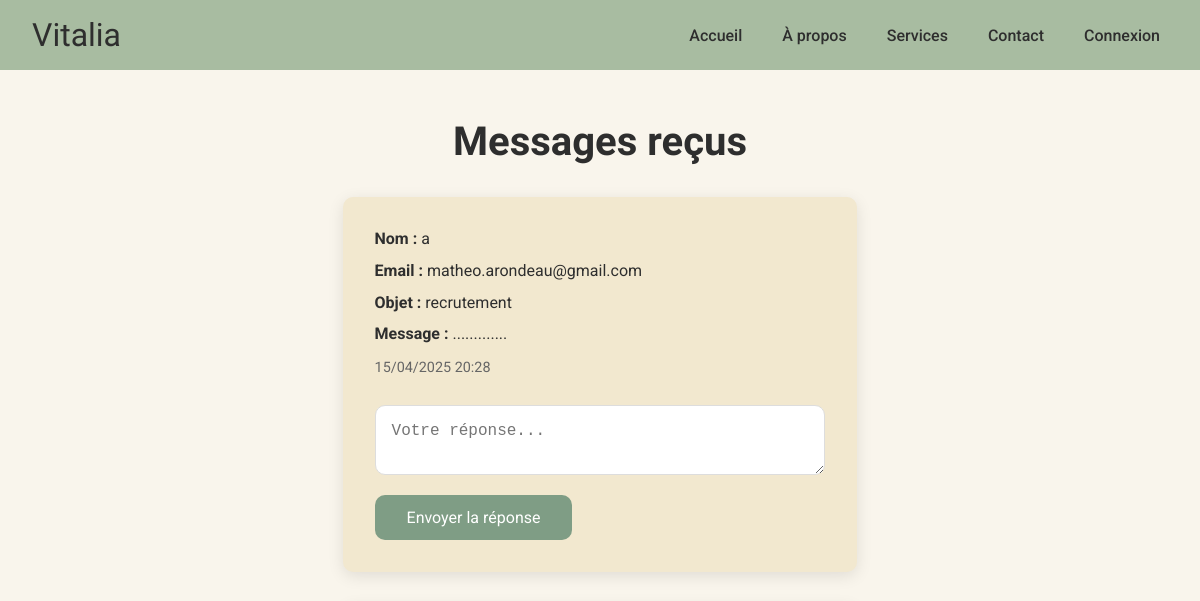
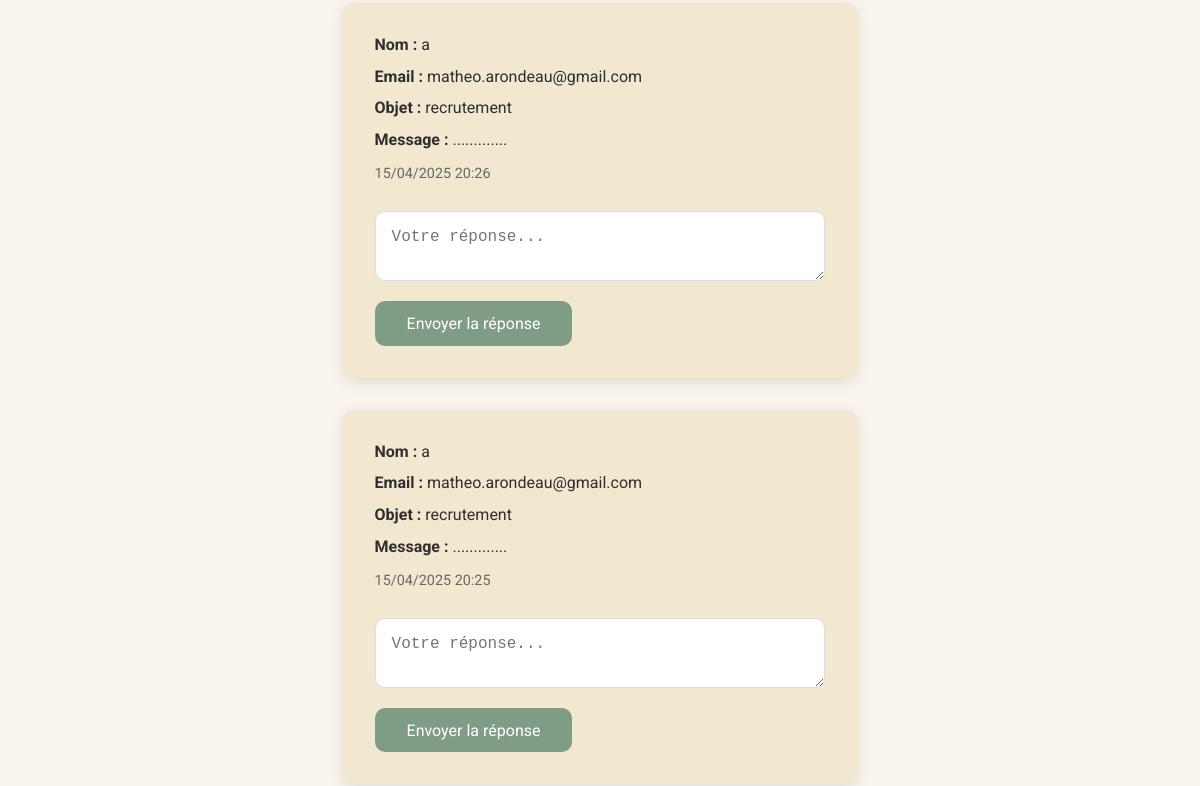
Before: /messages/ (upper part) with the older database file (2 pictures, top to bottom).
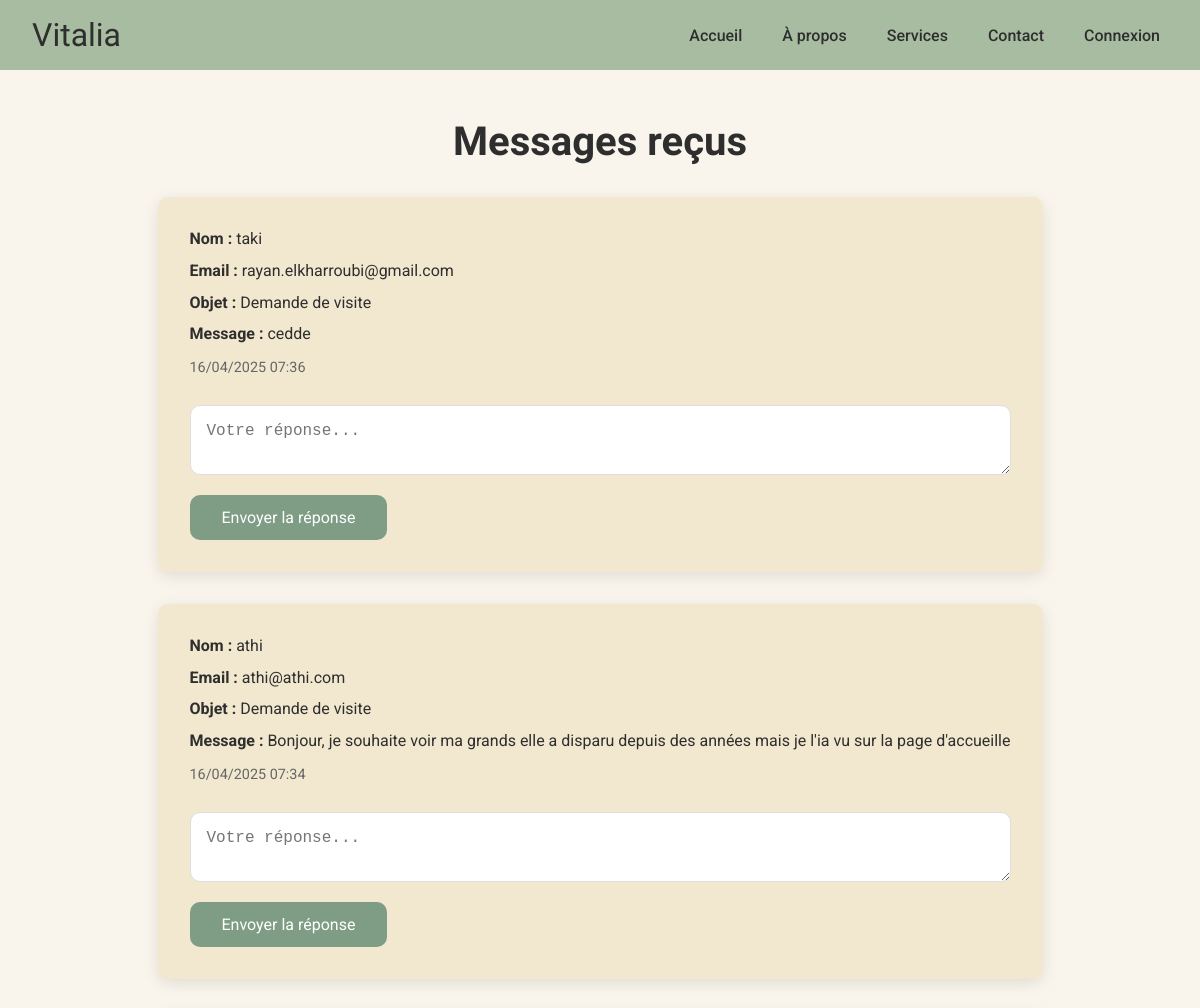
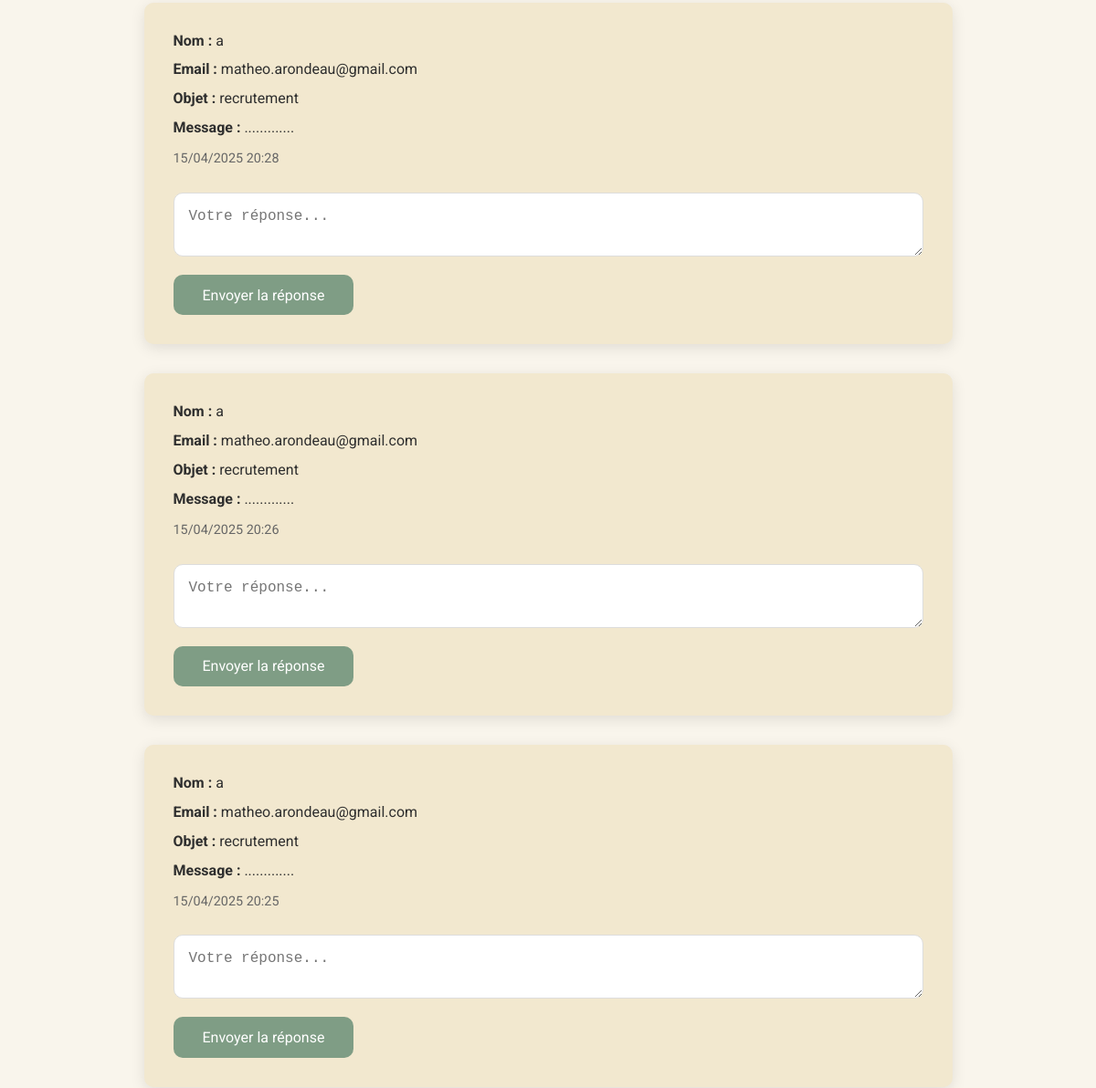
After: the same page with the newer database file (2 pictures, top to bottom).
### vitalia_app/models/MessageContact.py (models this page shows, shortened)
class MessageContact(models.Model):
    OBJETS = [
        ('info', 'Demande d’informations'),
        ('visite', 'Demande de visite'),
        ('admission', 'Demande d’admission'),
        ('autre', 'Autre'),
    ]
    nom = models.CharField(max_length=100)
    email = models.EmailField()
    objet = models.CharField(max_length=20, choices=OBJETS)
    message = models.TextField()
    date_envoi = models.DateTimeField(auto_now_add=True)

### vitalia_app/views.py (the view)
# urls.py: path('messages/', message_admin, name = 'message_admin'),
def message_admin(request):
    messages = MessageContact.objects.order_by('-date_envoi') # "-" pour afficher les messgaes du plus récent au plus ancien
    return render(request, 'vitalia_app/message_admin.html', {'messages': messages})

### vitalia_app/templates/vitalia_app/message_admin.html (shortened to what this page needs)
<!DOCTYPE html>
<html lang="fr">
<head>
  {% load static %}
  <link rel="stylesheet" href="{% static 'vitalia_app/css/message_admin.css' %}">
</head>
<body>
  <header>
    <div class="logo">Vitalia</div>
    <nav>
      <ul>
        <li><a href="/">Accueil</a></li>
        <li><a href="/a_propos">À propos</a></li>
        <li><a href="#">Services</a></li>
        <li><a href="/contact">Contact</a></li>
        {% if user.is_authenticated %}
        <li><a href="{% url 'deconnexion' %}">Déconnexion</a></li>
        {% else %}
        <li><a href="{% url 'connexion' %}">Connexion</a></li>
        {% endif %}
      </ul>
    </nav>
  </header>
  <main>
    <h1>Messages reçus</h1>
    <div class="messages-container">
      {% for msg in messages %}
        <div class="message-card">
          <p><strong>Nom :</strong> {{ msg.nom }}</p>
          <p><strong>Email :</strong> {{ msg.email }}</p>
          <p><strong>Objet :</strong> {{ msg.get_objet_display }}</p>
          <p><strong>Message :</strong> {{ msg.message }}</p>
          <p class="date">{{ msg.date_envoi|date:"d/m/Y H:i" }}</p>
          <form method="post" action="{% url 'repondre_message' msg.id %}">
            <textarea name="reponse" placeholder="Votre réponse..."></textarea>
            <button type="submit">Envoyer la réponse</button>
          </form>
        </div>
      {% empty %}
        <p>Aucun message reçu pour le moment.</p>
      {% endfor %}
    </div>
  </main>
</body>
</html>

Changed rows visible on the page:
added MessageContact: nom "taki", email "rayan.elkharroubi@gmail.com", objet "Demande de visite", message "cedde", date_envoi "16/04/2025 07:36"
added MessageContact: nom "athi", email "athi@athi.com", objet "Demande de visite", message "Bonjour, je souhaite voir ma grands elle a disparu depuis des années mais je l'ia vu sur la page d'accueille", date_envoi "16/04/2025 07:34"
